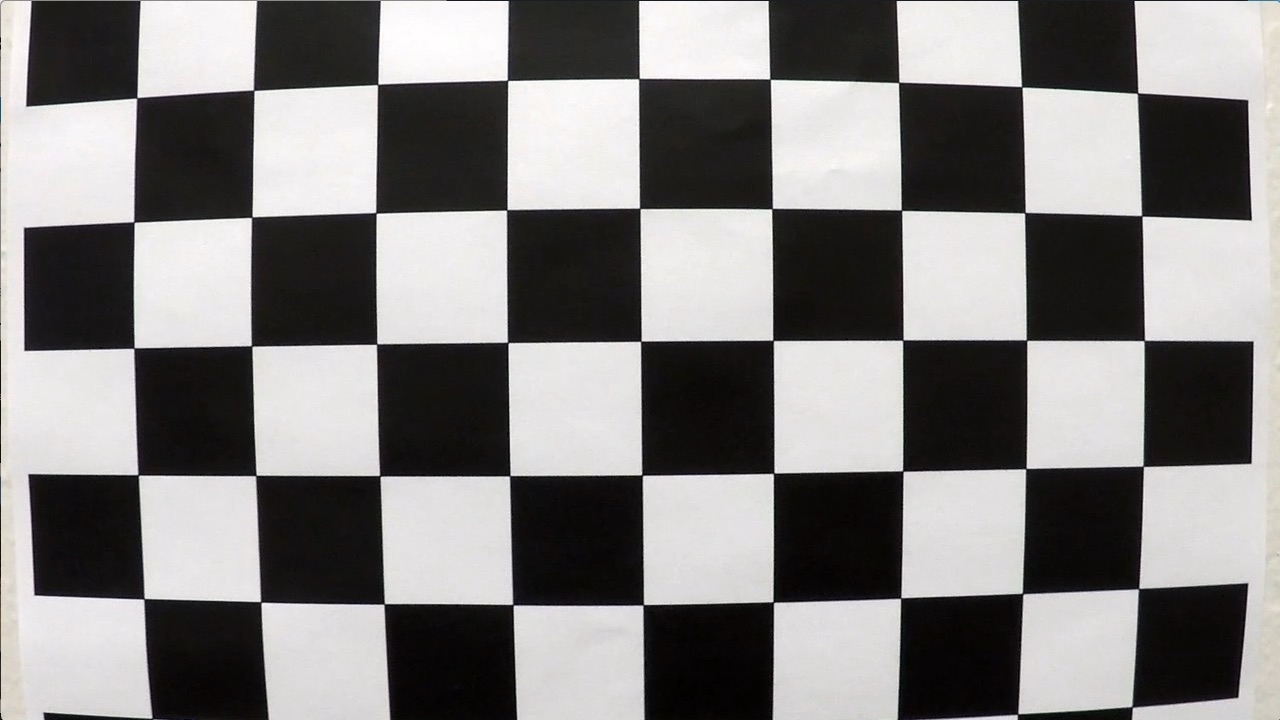
#> input picture CarND-Advanced-Lane-Lines/camera_cal/calibration1.jpg, 1280 x 720 px
$ python -i AdvanceLaneFinding.py   (imports and definitions only)   (Python 2 division)   (older library calls are emulated)
#> lines starting #> are read from the running program, lines starting #| are printed output that depends on the picture
#importing some useful packages
import matplotlib.pyplot as plt
import matplotlib.image as mpimg
import numpy as np
import cv2
import os
import PIL
import glob
import pickle
from PIL import Image
from moviepy.editor import VideoFileClip
from IPython.display import HTML

#play video or test on images
Play_video = True

#Save images to a file
Save_image = False

#Variable name for saving images
image_count = 0

# Define conversions in x and y from pixels space to meters
ym_per_pix = 30/720 # meters per pixel in y dimension
xm_per_pix = 3.7/700 # meters per pixel in x dimension

#Previous position of lines
gleft_fit = 0
gright_fit = 0

Calibrate_Image = False


# Define a class to receive the characteristics of each line detection
class Line():
    # [77 lines left out: functions __init__, ImageCalibration, not called in this run]


def gaussian_blur(img, kernel_size):
    """Applies a Gaussian Noise kernel"""
    return cv2.GaussianBlur(img, (kernel_size, kernel_size), 0)

def region_of_interest(img, vertices):
    """
    Applies an image mask.

    Only keeps the region of the image defined by the polygon
    formed from `vertices`. The rest of the image is set to black.
    """
    #defining a blank mask to start with
    mask = np.zeros_like(img)

    #defining a 3 channel or 1 channel color to fill the mask with depending on the input image
    if len(img.shape) > 2:
        channel_count = img.shape[2]  # i.e. 3 or 4 depending on your image
        ignore_mask_color = (255,) * channel_count
    else:
        ignore_mask_color = 255

    #filling pixels inside the polygon defined by "vertices" with the fill color
    cv2.fillPoly(mask, vertices, ignore_mask_color)

    #returning the image only where mask pixels are nonzero
    masked_image = cv2.bitwise_and(img, mask)
    return masked_image

#Function to perform image distortion and perspective transform
def corners_unwarp(img, mtx, dist):
    #Undistort using mtx and dist
    Uimg = cv2.undistort(img, mtx, dist, None, mtx)
    img_size = (img.shape[1], img.shape[0])
    #points on source image
    src = np.float32([[580,460],[730,460],[1170,img_size[1]],[150,img_size[1]]])

    offset=200
    #points on destination image
    dst = np.float32([[offset, 0],[img_size[0]-offset, 0],[img_size[0]-offset,img_size[1]],[offset, img_size[1]]])

    #Transform image
    M = cv2.getPerspectiveTransform(src, dst)
    #Inverse Transform of a image
    MinV = cv2.getPerspectiveTransform(dst, src)
    #Warp an image using the perspective transform, M
    wraped = cv2.warpPerspective(Uimg, M, img_size, flags=cv2.INTER_LINEAR)

    return wraped, M, MinV, Uimg, src, dst


#Finction to perform and combining color and gradient fliters of an image
def AppyColorAndGradient(img, s_thresh=(170, 255), sx_thresh=(20, 100)):
    img = np.copy(img)
    # Convert to HSV color space and separate the V channel
    hsl = cv2.cvtColor(img, cv2.COLOR_RGB2HLS).astype(np.float)
    l_channel = hsl[:,:,1]
    s_channel = hsl[:,:,2]
    # Sobel x
    sobelx = cv2.Sobel(l_channel, cv2.CV_64F, 1, 0) # Take the derivative in x
    abs_sobelx = np.absolute(sobelx) # Absolute x derivative to accentuate lines away from horizontal
    scaled_sobel = np.uint8(255*abs_sobelx/np.max(abs_sobelx))

    # Threshold x gradient
    sxbinary = np.zeros_like(scaled_sobel)
    sxbinary[(scaled_sobel >= sx_thresh[0]) & (scaled_sobel <= sx_thresh[1])] = 1

    # Threshold color channel
    s_binary = np.zeros_like(s_channel)
    s_binary[(s_channel >= s_thresh[0]) & (s_channel <= s_thresh[1])] = 1
    # Stack each channel
    #color_binary = np.dstack(( np.zeros_like(sxbinary), sxbinary, s_binary))
    #The final image color_binary is a combination of binary thresholding the S channel (HLS) and
    #binary thresholding the result of applying the Sobel operator in the x direction on the original image
    color_binary = np.zeros_like(sxbinary)
    color_binary[(sxbinary==1)|(s_binary==1)]=1
    return color_binary

#For first image frame find lane by window sliding
def FindLanesSlidingWindow(binary_warped):
    # Take a histogram of the bottom half of the image
    histogram = np.sum(binary_warped[(binary_warped.shape[0]/2):,:], axis=0)
    # Create an output image to draw on and  visualize the result
    out_img = np.dstack((binary_warped, binary_warped, binary_warped))*255
    # Find the peak of the left and right halves of the histogram
    # These will be the starting point for the left and right lines
    midpoint = np.int(histogram.shape[0]/2)
    leftx_base = np.argmax(histogram[:midpoint])
    rightx_base = np.argmax(histogram[midpoint:]) + midpoint

    # Choose the number of sliding windows
    nwindows = 9
    # Set height of windows
    window_height = np.int(binary_warped.shape[0]/nwindows)
    # Identify the x and y positions of all nonzero pixels in the image
    nonzero = binary_warped.nonzero()
    nonzeroy = np.array(nonzero[0])
    nonzerox = np.array(nonzero[1])
    # Current positions to be updated for each window
    leftx_current = leftx_base
    rightx_current = rightx_base
    # Set the width of the windows +/- margin
    margin = 100
    # Set minimum number of pixels found to recenter window
    minpix = 50
    # Create empty lists to receive left and right lane pixel indices
    left_lane_inds = []
    right_lane_inds = []

    # Step through the windows one by one
    for window in range(nwindows):
        # Identify window boundaries in x and y (and right and left)
        win_y_low = binary_warped.shape[0] - (window+1)*window_height
        win_y_high = binary_warped.shape[0] - window*window_height
        win_xleft_low = leftx_current - margin
        win_xleft_high = leftx_current + margin
        win_xright_low = rightx_current - margin
        win_xright_high = rightx_current + margin
        # Draw the windows on the visualization image
        cv2.rectangle(out_img,(win_xleft_low,win_y_low),(win_xleft_high,win_y_high),(0,255,0), 2)
        cv2.rectangle(out_img,(win_xright_low,win_y_low),(win_xright_high,win_y_high),(0,255,0), 2)
        # Identify the nonzero pixels in x and y within the window
        good_left_inds = ((nonzeroy >= win_y_low) & (nonzeroy < win_y_high) & (nonzerox >= win_xleft_low) & (nonzerox < win_xleft_high)).nonzero()[0]
        good_right_inds = ((nonzeroy >= win_y_low) & (nonzeroy < win_y_high) & (nonzerox >= win_xright_low) & (nonzerox < win_xright_high)).nonzero()[0]
        # Append these indices to the lists
        left_lane_inds.append(good_left_inds)
        right_lane_inds.append(good_right_inds)
        # If you found > minpix pixels, recenter next window on their mean position
        if len(good_left_inds) > minpix:
            leftx_current = np.int(np.mean(nonzerox[good_left_inds]))
        if len(good_right_inds) > minpix:
            rightx_current = np.int(np.mean(nonzerox[good_right_inds]))

    # Concatenate the arrays of indices
    left_lane_inds = np.concatenate(left_lane_inds)
    right_lane_inds = np.concatenate(right_lane_inds)

    # Extract left and right line pixel positions
    leftx = nonzerox[left_lane_inds]
    lefty = nonzeroy[left_lane_inds]
    rightx = nonzerox[right_lane_inds]
    righty = nonzeroy[right_lane_inds]

    # Fit a second order polynomial to each
    left_fit = np.polyfit(lefty, leftx, 2)
    right_fit = np.polyfit(righty, rightx, 2)

    # Generate x and y values for plotting
    ploty = np.linspace(0, binary_warped.shape[0]-1, binary_warped.shape[0] )
    left_fitx = left_fit[0]*ploty**2 + left_fit[1]*ploty + left_fit[2]
    right_fitx = right_fit[0]*ploty**2 + right_fit[1]*ploty + right_fit[2]

    #prepare an image for lotting
    out_img[nonzeroy[left_lane_inds], nonzerox[left_lane_inds]] = [255, 0, 0]
    out_img[nonzeroy[right_lane_inds], nonzerox[right_lane_inds]] = [0, 0, 255]

    return out_img,left_fit,right_fit, left_fitx, right_fitx, ploty

#Function to find lane from previous line findings results
#It improves performance over window sliding for every video frame
# [22 lines left out: function FindLanesMarginArround, not called in this run]

#Function to find left and right line curvature
def FindLaneCurvature(left_fitx, right_fitx, ploty):
    y_eval = np.max(ploty)
    # Fit new polynomials to x,y in world space
    left_fit_cr = np.polyfit(ploty*ym_per_pix, left_fitx*xm_per_pix, 2)
    right_fit_cr = np.polyfit(ploty*ym_per_pix, right_fitx*xm_per_pix, 2)
    # Calculate the new radii of curvature
    left_curverad = ((1 + (2*left_fit_cr[0]*y_eval*ym_per_pix + left_fit_cr[1])**2)**1.5) / np.absolute(2*left_fit_cr[0])
    right_curverad = ((1 + (2*right_fit_cr[0]*y_eval*ym_per_pix + right_fit_cr[1])**2)**1.5) / np.absolute(2*right_fit_cr[0])
    # Now our radius of curvature is in meters
    print(left_curverad, 'm', right_curverad, 'm')
    # values in m
    return left_curverad, right_curverad

#Function to find vehicle position to the center from the lane
# [7 lines left out: function FindVehiclePosition, not called in this run]


#Function which excutes steps to Find lanes and plot results
def ImagePipeline(image):
    global image_count
    global gleft_fit
    global gright_fit
    image_count = image_count + 1
    # Define a kernel size and apply Gaussian smoothing
    img = gaussian_blur(image,5)

    imgshape = img.shape
    nx = 9 # the number of inside corners in x
    ny = 6 # the number of ins
    vertices = np.array([[(.51*imgshape[1],imgshape[0]*.58),(.49*imgshape[1],imgshape[0]*.58) \
                              ,(0,imgshape[0]),(imgshape[1],imgshape[0])]],dtype=np.int32)


    result = AppyColorAndGradient(img,s_thresh=(175, 250), sx_thresh=(30, 150))

    img = region_of_interest(result,vertices)
    if Save_image == True:
        PrintImg = Image.fromarray(img * 255)
        PrintImg.save('output_images/Color_Gradient'+str(image_count)+'.jpg')

    #Retrieve the saved mtx and dst to apply undistortion
    dist_pickle = pickle.load( open( "calibrate_pickle.p", "rb" ) )
    mtx = dist_pickle["mtx"]
    dist = dist_pickle["dist"]

    binary_warped, perspective_M, perspective_MinV, undist, src, dst = corners_unwarp(img, mtx, dist)
    if Save_image == True:
        xPoints = [src[0][0],src[1][0],src[2][0],src[3][0],src[0][0]]
        yPoints = [src[0][1],src[1][1],src[2][1],src[3][1],src[0][1]]
        f, (ax1, ax2) = plt.subplots(1, 2, figsize=(24, 9))
        f.tight_layout()
        # Showing the image from pipeline with marked areas
        ax1.set_title('Unstorted Wrapped_Src', fontsize=40)
        ax1.plot(xPoints,yPoints,'r-',lw=2)
        ax1.imshow(image)

        xPoints = [dst[0][0],dst[1][0],dst[2][0],dst[3][0],dst[0][0]]
        yPoints = [dst[0][1],dst[1][1],dst[2][1],dst[3][1],dst[0][1]]
        ax2.plot(xPoints,yPoints,'r-',lw=2)
        ax2.imshow(binary_warped, cmap='gray')
        ax2.set_title('Unstorted Wrapped dest', fontsize=50)
        plt.subplots_adjust(left=0., right=1, top=0.9, bottom=0.)
        plt.savefig('output_images/AreaOnImage'+ str(image_count)+'.jpg')

    #for first image apply sliding window, only applicable for video
    if(image_count ==1 or Play_video==False):
        out_img, gleft_fit,gright_fit, left_fitx, right_fitx, ploty = FindLanesSlidingWindow(binary_warped)
        if Save_image == True:
            PrintImg = Image.fromarray(out_img, 'RGB')
            PrintImg.save('output_images/SlidingWindow_output'+str(image_count)+'.jpg')
    else:
        #rest of the images use findings from previous frame
        gleft_fit,gright_fit, left_fitx, right_fitx, ploty = FindLanesMarginArround(binary_warped, gleft_fit,gright_fit)

    left_curv, right_curv = FindLaneCurvature(left_fitx, right_fitx, ploty)

    # Read in a thresholded image
    warped = np.copy(binary_warped)

    # Create an image to draw the lines on
    warp_zero = np.zeros_like(warped).astype(np.uint8)
    color_warp = np.dstack((warp_zero, warp_zero, warp_zero))

    # Recast the x and y points into usable format for cv2.fillPoly()
    pts_left = np.array([np.transpose(np.vstack([left_fitx, ploty]))])
    pts_right = np.array([np.flipud(np.transpose(np.vstack([right_fitx, ploty])))])
    pts = np.hstack((pts_left, pts_right))

    # Draw the lane onto the warped blank image
    cv2.fillPoly(color_warp, np.int_([pts]), (0,255, 0))

    # Warp the blank back to original image space using inverse perspective matrix (Minv)
    newwarp = cv2.warpPerspective(color_warp, perspective_MinV, (image.shape[1], image.shape[0]))
    # Combine the result with the original image
    result = cv2.addWeighted(image, 1, newwarp, 0.3, 0)

    #Draw curvatue information on an image
    curvature = round((left_curv + right_curv)/2,2)
    font = cv2.FONT_HERSHEY_DUPLEX
    text = "Radius of the curvature {}m".format(curvature)
    cv2.putText(result,text,(20,50), font, 1,(255,255,255),1)

    #center of the image, image width divide by 2
    ImageCenter = img.shape[1]/2
    center = FindVehiclePosition(ImageCenter,np.argwhere(newwarp[:,:,1]))
    #position from center of the image and convert from picek to meter
    CarPosition = (ImageCenter - center) * xm_per_pix
    #Draw vehcile position curvatue information on an image
    if CarPosition > 0:
        text = "Car Position from center: {}m".format(round(CarPosition,2))
    else:
        text = "Car Position from center {}m".format(round(-CarPosition,2))
    cv2.putText(result,text,(20,80), font, 1,(255,255,255),1)

    return result


# [26 lines not run here, left out]


>>> import cv2
>>> picture = cv2.imread('camera_cal/calibration1.jpg')
#> picture is the input picture: shape (720, 1280, 3); mean B, G, R 127.8, 128.4, 130.1
>>> result = ImagePipeline(picture)
#> in ImagePipeline, `result = AppyColorAndGradient(img,s_thresh=(175, 250), sx_thresh=(30, ..`:
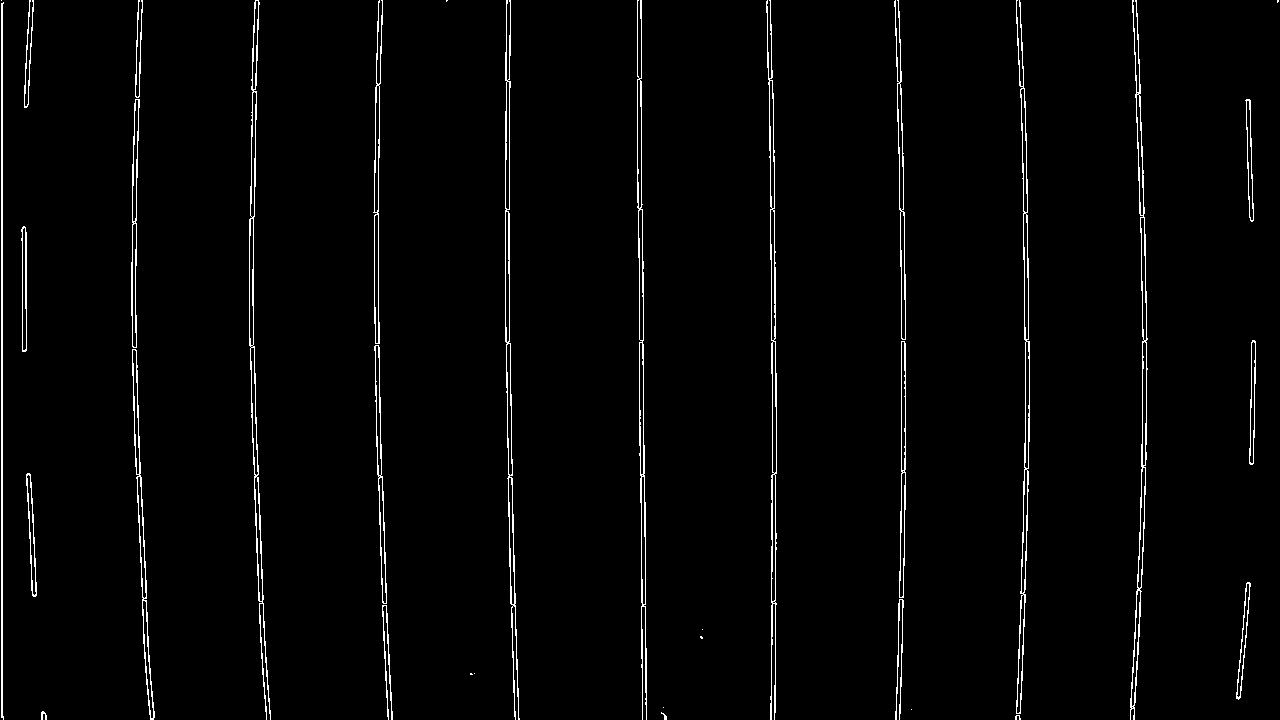
#> result: shape (720, 1280); values 0 (black) and 1 (white), 2.2% white in thin lines or dots
#> (reads CarND-Advanced-Lane-Lines/calibrate_pickle.p from the repository)
#> in ImagePipeline, `binary_warped, perspective_M, perspective_MinV, undist, src, dst = cor..`: perspective_M = [[-0.633, -1.53, 1049.3], [5.83e-16, -2.03, 935.3], [9.26e-19, -0.00241, 1]]; perspective_MinV = [[0.17, -0.775, 545.9], [9.32e-17, -0.492, 460], [2.03e-19, -0.00118, 1]]; src = [[580, 460], [730, 460], [1170, 720], [150, 720]]; dst = [[200, 0], [1080, 0], [1080, 720], [200, 720]]
#> in FindLanesSlidingWindow, `histogram = np.sum(binary_warped[(binary_warped.shape[0]/2):,:], axis=0)`: histogram = 1280 values, max 104 at index 609, min 0 at index 0, mean 7.12
#> in FindLanesSlidingWindow, `leftx_base = np.argmax(histogram[:midpoint])`: leftx_base = 609
#> in FindLanesSlidingWindow, `rightx_base = np.argmax(histogram[midpoint:]) + midpoint`: rightx_base = 976
#> in FindLanesSlidingWindow, `nonzero = binary_warped.nonzero()`: nonzero = 17612 positions, rows 0 to 719, columns 0 to 1170
#> in FindLanesSlidingWindow, `nonzeroy = np.array(nonzero[0])`: nonzeroy = 17612 values from 0 to 719
#> in FindLanesSlidingWindow, `nonzerox = np.array(nonzero[1])`: nonzerox = 17612 values, max 1170 at index 16944, min 0 at index 3266, mean 596.4
#> in FindLanesSlidingWindow, `leftx_current = leftx_base`: leftx_current = 609
#> in FindLanesSlidingWindow, `rightx_current = rightx_base`: rightx_current = 976
#> the loop in FindLanesSlidingWindow, `for window in range(nwindows):` made 9 passes
#> (win_xleft_low, win_xleft_high, win_xright_low, win_xright_high, leftx_current, rightx_current) on passes 1 to 4: (509, 709, 876, 1076, 620, 968), (520, 720, 868, 1068, 615, 1002), (515, 715, 902, 1102, 610, 919), (510, 710, 819, 1019, 603, 973)
#> after the loop in FindLanesSlidingWindow, `for window in range(nwindows):`:
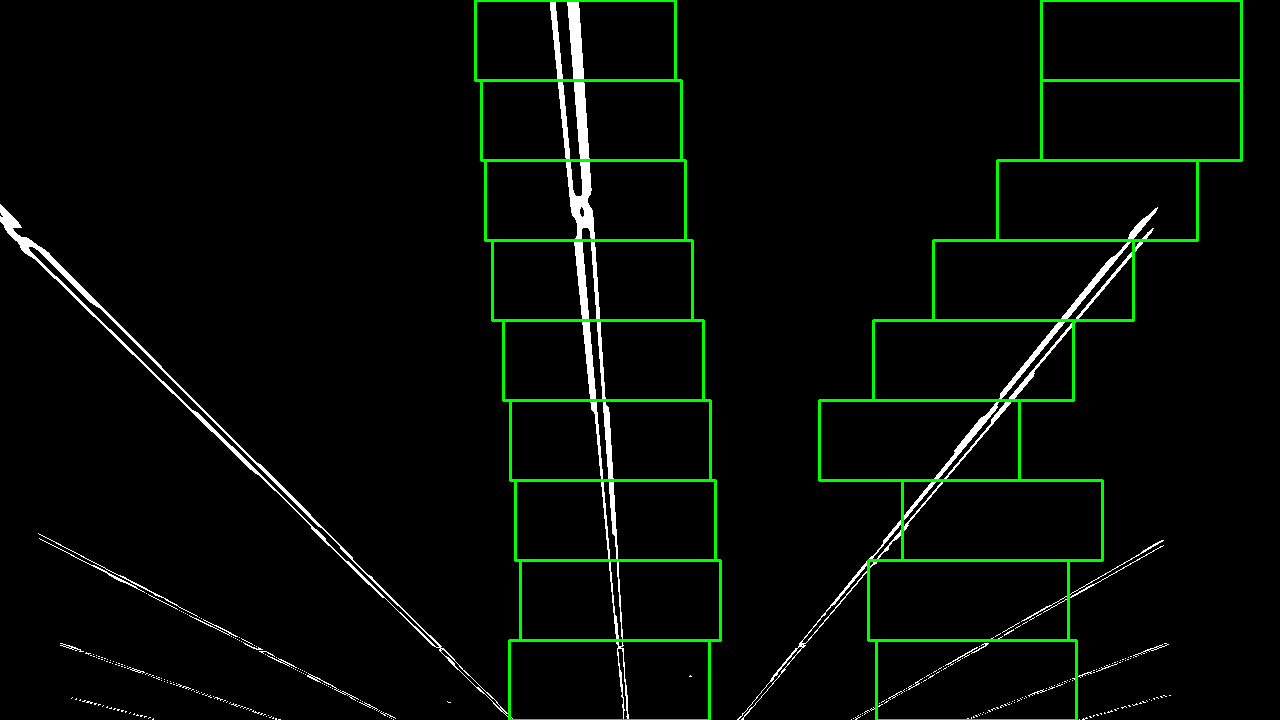
#> out_img: shape (720, 1280, 3); mean of channels 0, 1, 2 4.7, 10.4, 4.7; drawn as B, G, R
#> after the loop in FindLanesSlidingWindow, `for window in range(nwindows):`: left_lane_inds = 9 items
#> in FindLanesSlidingWindow, `left_lane_inds = np.concatenate(left_lane_inds)`: left_lane_inds = 7417 values, max 17596 at index 279, min 0 at index 6045, mean 5833.6
#> in FindLanesSlidingWindow, `right_lane_inds = np.concatenate(right_lane_inds)`: right_lane_inds = 3734 values, max 17607 at index 364, min 3354 at index 3465, mean 9627.3
#> in FindLanesSlidingWindow, `leftx = nonzerox[left_lane_inds]`: leftx = 7417 values, max 691 at index 123, min 509 at index 258, mean 586.9
#> in FindLanesSlidingWindow, `lefty = nonzeroy[left_lane_inds]`: lefty = 7417 values, max 719 at index 276, min 0 at index 6045, mean 263.4
#> in FindLanesSlidingWindow, `rightx = nonzerox[right_lane_inds]`: rightx = 3734 values, max 1157 at index 3465, min 868 at index 365, mean 1023.9
#> in FindLanesSlidingWindow, `righty = nonzeroy[right_lane_inds]`: righty = 3734 values, max 719 at index 362, min 207 at index 3465, mean 408.2
#> in FindLanesSlidingWindow, `left_fit = np.polyfit(lefty, leftx, 2)`: left_fit = [1.14e-05, 0.0765, 565.6]
#> in FindLanesSlidingWindow, `right_fit = np.polyfit(righty, rightx, 2)`: right_fit = [0.00189, -2.12, 1540]
#> in FindLanesSlidingWindow, `left_fitx = left_fit[0]*ploty**2 + left_fit[1]*ploty + left_fit[2]`: left_fitx = 720 values from 565.6 to 626.5
#> in FindLanesSlidingWindow, `right_fitx = right_fit[0]*ploty**2 + right_fit[1]*ploty + right_fit[2]`: right_fitx = 720 values, max 1540 at index 0, min 948.1 at index 559, mean 1105.4
#> in FindLanesSlidingWindow, `out_img[nonzeroy[right_lane_inds], nonzerox[right_lane_inds]] = [0, 0,..`:
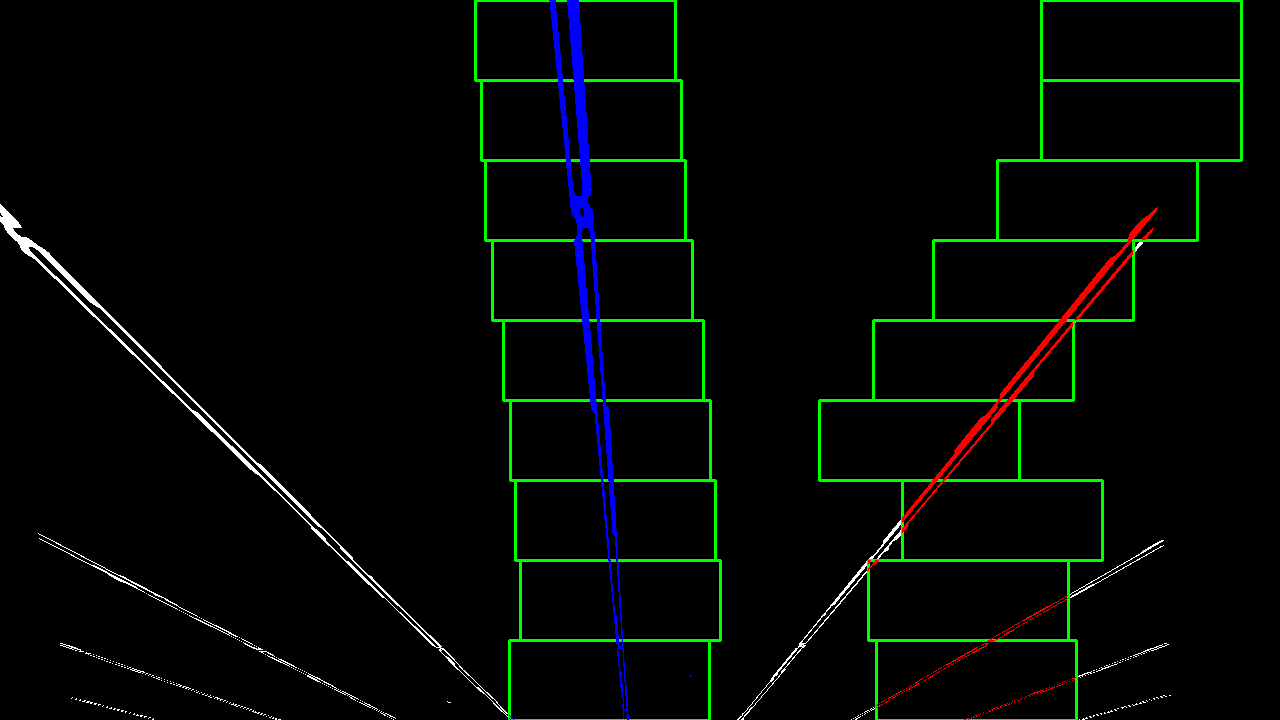
#> out_img: shape (720, 1280, 3); mean of channels 0, 1, 2 3.8, 7.3, 2.8; drawn as B, G, R
#> in ImagePipeline, `out_img, gleft_fit,gright_fit, left_fitx, right_fitx, ploty = FindLane..`: gleft_fit = [1.14e-05, 0.0765, 565.6]; gright_fit = [0.00189, -2.12, 1540]; left_fitx = 720 values from 565.6 to 626.5; ploty = 720 values from 0 to 719
#> in FindLaneCurvature, `y_eval = np.max(ploty)`: y_eval = 719
#> (the run stopped early here; a loop or call above may not have finished)
